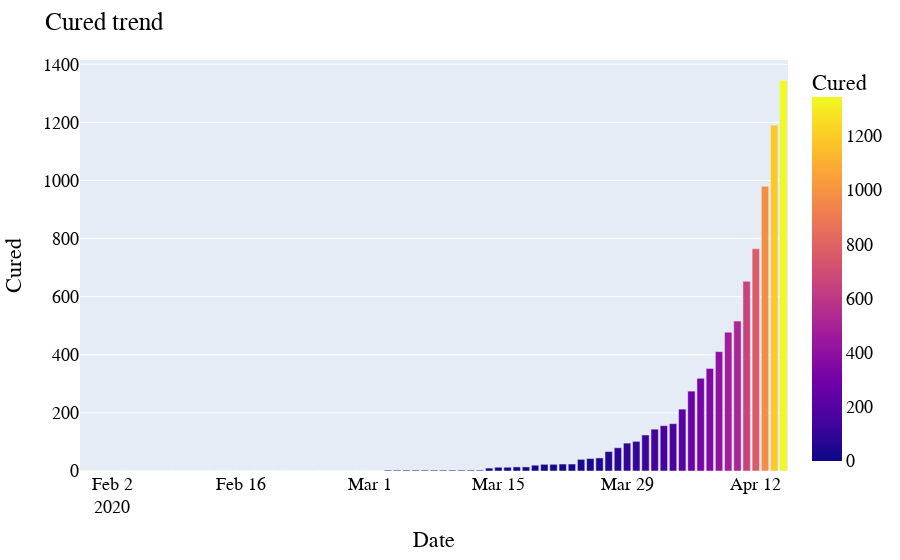

Here is the notebook cell this chart was saved with:
### Markdown cell above
## Cured

### Code cell
fig = px.bar(date_group, x='Date', y='Cured', color='Cured')

fig.update_layout(
    title="Cured trend",    
    font=dict(
        family="Courier New, monospace",
        size=18,
        color="black"
    )
)

fig.show()

### Figure 1 — Plotly figure (JSON) as saved in the notebook; plotly's stock layout.template omitted (floating-point values rounded to 4 significant figures)
{"data": [{"alignmentgroup": "True", "hovertemplate": "Date=%{x}<br>Cured=%{marker.color}<extra></extra>", "legendgroup": "", "marker": {"color": [0, 0, 0, 0, 0, 0, 0, 0, 0, 0, 0, 0, 0, 0, 0, 0, 0, 0, 0, 0, 0, 0, 0, 0, 0, 0, 0, 0, 0, 0, 0, 0, 0, 3, 3, 3, 3, 3, 3, 3, 3, 3, 3, 3, 10, 13, 13, 14, 14, 20, 23, 23, 24, 24, 40, 43, 45, 67, 80, 96, 102, 124, 144, 156, 163, 213, 275, 319, 353, 411, 478, 516, 653, 765, 980, 1190, 1344], "coloraxis": "coloraxis"}, "name": "", "offsetgroup": "", "orientation": "v", "showlegend": false, "textposition": "auto", "type": "bar", "x": ["2020-01-30T00:00:00", "2020-01-31T00:00:00", "2020-02-01T00:00:00", "2020-02-02T00:00:00", "2020-02-03T00:00:00", "2020-02-04T00:00:00", "2020-02-05T00:00:00", "2020-02-06T00:00:00", "2020-02-07T00:00:00", "2020-02-08T00:00:00", "2020-02-09T00:00:00", "2020-02-10T00:00:00", "2020-02-11T00:00:00", "2020-02-12T00:00:00", "2020-02-13T00:00:00", "2020-02-14T00:00:00", "2020-02-15T00:00:00", "2020-02-16T00:00:00", "2020-02-17T00:00:00", "2020-02-18T00:00:00", "2020-02-19T00:00:00", "2020-02-20T00:00:00", "2020-02-21T00:00:00", "2020-02-22T00:00:00", "2020-02-23T00:00:00", "2020-02-24T00:00:00", "2020-02-25T00:00:00", "2020-02-26T00:00:00", "2020-02-27T00:00:00", "2020-02-28T00:00:00", "2020-02-29T00:00:00", "2020-03-01T00:00:00", "2020-03-02T00:00:00", "2020-03-03T00:00:00", "2020-03-04T00:00:00", "2020-03-05T00:00:00", "2020-03-06T00:00:00", "2020-03-07T00:00:00", "2020-03-08T00:00:00", "2020-03-09T00:00:00", "2020-03-10T00:00:00", "2020-03-11T00:00:00", "2020-03-12T00:00:00", "2020-03-13T00:00:00", "2020-03-14T00:00:00", "2020-03-15T00:00:00", "2020-03-16T00:00:00", "2020-03-17T00:00:00", "2020-03-18T00:00:00", "2020-03-19T00:00:00", "2020-03-20T00:00:00", "2020-03-21T00:00:00", "2020-03-22T00:00:00", "2020-03-23T00:00:00", "2020-03-24T00:00:00", "2020-03-25T00:00:00", "2020-03-26T00:00:00", "2020-03-27T00:00:00", "2020-03-28T00:00:00", "2020-03-29T00:00:00", "2020-03-30T00:00:00", "2020-03-31T00:00:00", "2020-04-01T00:00:00", "2020-04-02T00:00:00", "2020-04-03T00:00:00", "2020-04-04T00:00:00", "2020-04-05T00:00:00", "2020-04-06T00:00:00", "2020-04-07T00:00:00", "2020-04-08T00:00:00", "2020-04-09T00:00:00", "2020-04-10T00:00:00", "2020-04-11T00:00:00", "2020-04-12T00:00:00", "2020-04-13T00:00:00", "2020-04-14T00:00:00", "2020-04-15T00:00:00"], "xaxis": "x", "y": [0, 0, 0, 0, 0, 0, 0, 0, 0, 0, 0, 0, 0, 0, 0, 0, 0, 0, 0, 0, 0, 0, 0, 0, 0, 0, 0, 0, 0, 0, 0, 0, 0, 3, 3, 3, 3, 3, 3, 3, 3, 3, 3, 3, 10, 13, 13, 14, 14, 20, 23, 23, 24, 24, 40, 43, 45, 67, 80, 96, 102, 124, 144, 156, 163, 213, 275, 319, 353, 411, 478, 516, 653, 765, 980, 1190, 1344], "yaxis": "y"}], "layout": {"barmode": "relative", "coloraxis": {"colorbar": {"title": {"text": "Cured"}}, "colorscale": [[0, "#0d0887"], [0.1111, "#46039f"], [0.2222, "#7201a8"], [0.3333, "#9c179e"], [0.4444, "#bd3786"], [0.5556, "#d8576b"], [0.6667, "#ed7953"], [0.7778, "#fb9f3a"], [0.8889, "#fdca26"], [1, "#f0f921"]]}, "font": {"color": "black", "family": "Courier New, monospace", "size": 18}, "legend": {"tracegroupgap": 0}, "margin": {"t": 60}, "title": {"text": "Cured trend"}, "xaxis": {"anchor": "y", "domain": [0, 1], "title": {"text": "Date"}}, "yaxis": {"anchor": "x", "domain": [0, 1], "title": {"text": "Cured"}}}}
